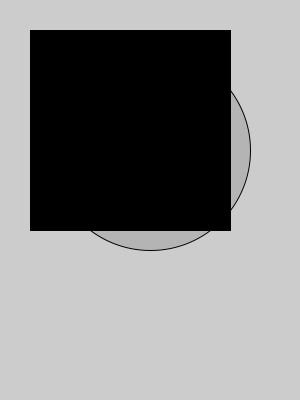
Frame 1 (no input)
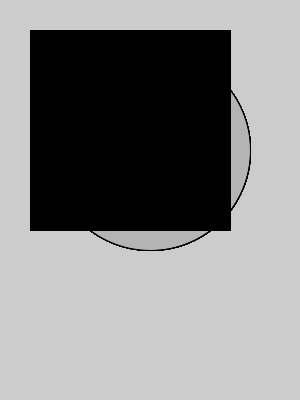
Frame 60 (the mouse pressed at the canvas centre just before this capture)
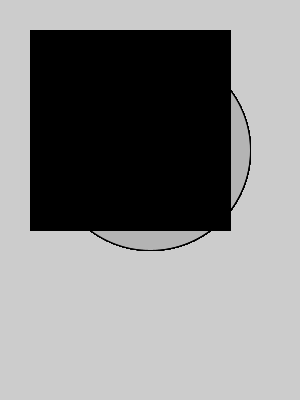
Frame 120 (the mouse held since frame 60 and released just before this capture)

The Processing sketch that drew these frames (run headless with seeded random() and noise(); from frame 60 on, the mouse is pressed at the canvas centre):

// Processing sketch: sketch_161003e_Colour
// ── sketch_161003e_Colour.pde
void setup() {
  size(300,400);
}

void draw() {
  fill(180);
  ellipse(150,150,200,200);
  fill(0);
  rect(30,30,200,200);
}
